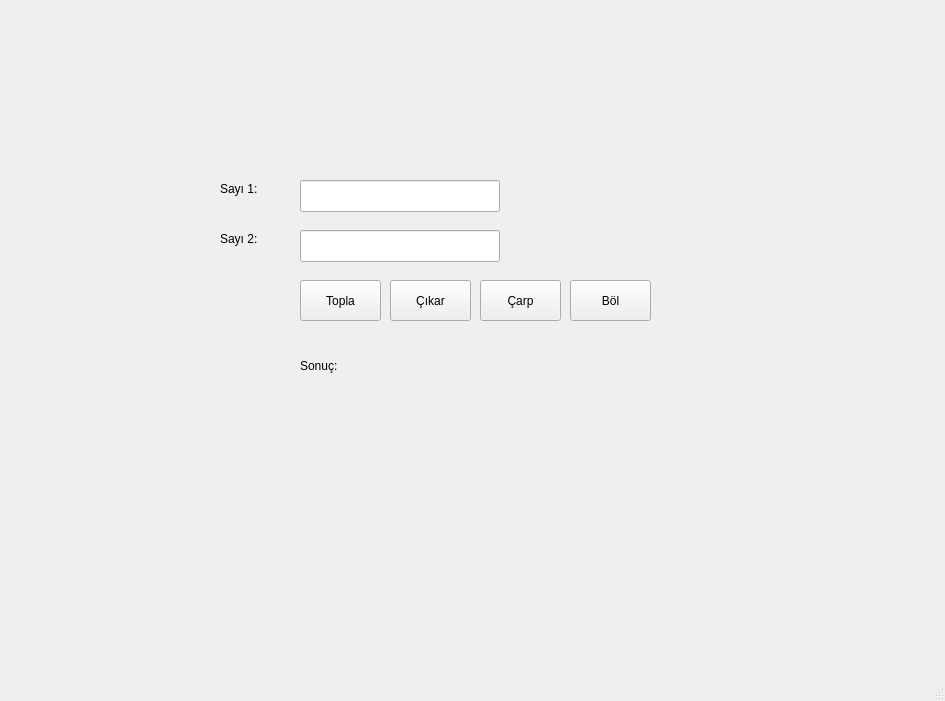
<?xml version="1.0" encoding="UTF-8"?>
<ui version="4.0">
 <class>calculator</class>
 <widget class="QMainWindow" name="calculator">
  <property name="geometry">
   <rect>
    <x>0</x>
    <y>0</y>
    <width>945</width>
    <height>701</height>
   </rect>
  </property>
  <property name="windowTitle">
   <string>MainWindow</string>
  </property>
  <widget class="QWidget" name="centralwidget">
   <widget class="QLabel" name="lbl_num1">
    <property name="geometry">
     <rect>
      <x>220</x>
      <y>180</y>
      <width>66</width>
      <height>18</height>
     </rect>
    </property>
    <property name="text">
     <string>Sayı 1:</string>
    </property>
   </widget>
   <widget class="QLabel" name="lbl_num2">
    <property name="geometry">
     <rect>
      <x>220</x>
      <y>230</y>
      <width>66</width>
      <height>18</height>
     </rect>
    </property>
    <property name="text">
     <string>Sayı 2:</string>
    </property>
   </widget>
   <widget class="QLineEdit" name="txt_num1">
    <property name="geometry">
     <rect>
      <x>300</x>
      <y>180</y>
      <width>200</width>
      <height>32</height>
     </rect>
    </property>
   </widget>
   <widget class="QLineEdit" name="txt_num2">
    <property name="geometry">
     <rect>
      <x>300</x>
      <y>230</y>
      <width>200</width>
      <height>32</height>
     </rect>
    </property>
   </widget>
   <widget class="QPushButton" name="btn_add">
    <property name="geometry">
     <rect>
      <x>300</x>
      <y>280</y>
      <width>81</width>
      <height>41</height>
     </rect>
    </property>
    <property name="text">
     <string>Topla</string>
    </property>
   </widget>
   <widget class="QPushButton" name="btn_sub">
    <property name="geometry">
     <rect>
      <x>390</x>
      <y>280</y>
      <width>81</width>
      <height>41</height>
     </rect>
    </property>
    <property name="text">
     <string>Çıkar</string>
    </property>
   </widget>
   <widget class="QPushButton" name="btn_mul">
    <property name="geometry">
     <rect>
      <x>480</x>
      <y>280</y>
      <width>81</width>
      <height>41</height>
     </rect>
    </property>
    <property name="text">
     <string>Çarp</string>
    </property>
   </widget>
   <widget class="QPushButton" name="btn_div">
    <property name="geometry">
     <rect>
      <x>570</x>
      <y>280</y>
      <width>81</width>
      <height>41</height>
     </rect>
    </property>
    <property name="text">
     <string>Böl</string>
    </property>
   </widget>
   <widget class="QLabel" name="lbl_res">
    <property name="geometry">
     <rect>
      <x>300</x>
      <y>350</y>
      <width>421</width>
      <height>31</height>
     </rect>
    </property>
    <property name="text">
     <string>Sonuç:</string>
    </property>
   </widget>
  </widget>
  <widget class="QMenuBar" name="menubar">
   <property name="geometry">
    <rect>
     <x>0</x>
     <y>0</y>
     <width>945</width>
     <height>23</height>
    </rect>
   </property>
  </widget>
  <widget class="QStatusBar" name="statusbar"/>
 </widget>
 <resources/>
 <connections/>
</ui>
